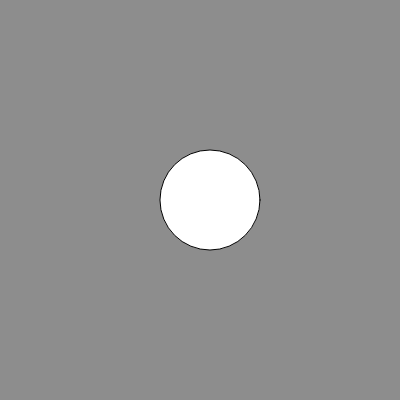
Frame 1 (no input)
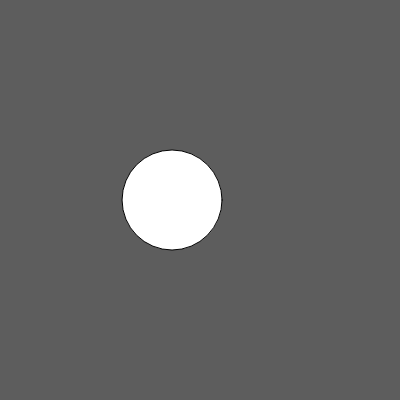
Frame 60 (no input)
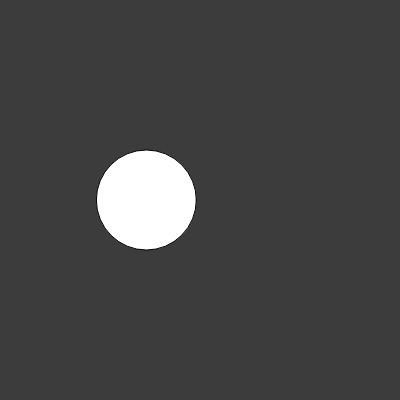
Frame 120 (the mouse pressed at the canvas centre since frame 60)

The p5.js sketch that drew these frames (run headless with seeded random() and noise() and a simulated clock; from frame 60 on, the mouse is pressed at the canvas centre):

// p5.js sketch
// ── sketch.js
let basex = 200;


function setup() {
  createCanvas(400, 400);

}

function draw(){
  background(128+127*sin(frameCount/10));
  let animatedX = basex + 100*sin(frameCount/10);
  circle(animatedX,200,100)
}
